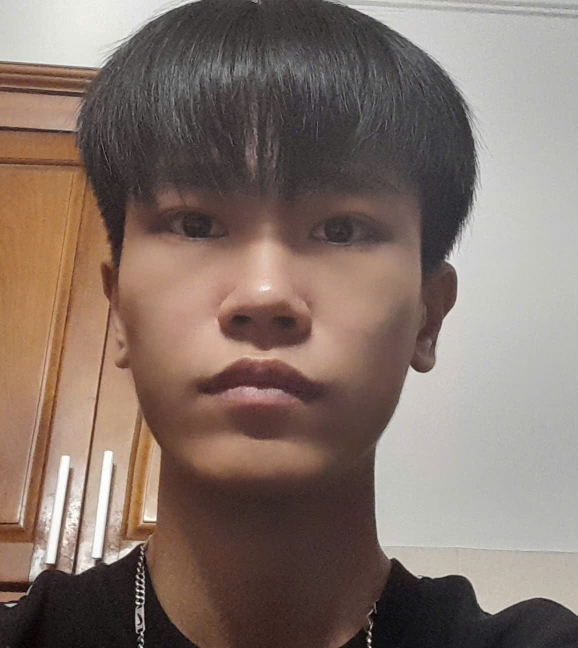
#> input picture dataset/DucDuy/ducduy1.jpg, 1155 x 1296 px, found by its file name (shown at 1/2 size); its folder holds only this picture in this run
$ python ndkm_image.py
#> lines starting #> are read from the running program, lines starting #| are printed output that depends on the picture
import os
import cv2
import numpy as np
from time import time
from sklearn.decomposition import PCA
from sklearn.svm import SVC
from sklearn.metrics import classification_report, confusion_matrix
from sklearn.model_selection import train_test_split
from sklearn.preprocessing import StandardScaler
import matplotlib.pyplot as plt
from sklearn.model_selection import GridSearchCV

# Đường dẫn dữ liệu
# dataset_path = "dataset/"
dataset_path = r"D:\Ki5\AI\TTNT_NHOM13\TTNT_NHOM13\dataset"
# Kích thước ảnh sau resize
resize_dim = (100, 100)

# Tham số PCA
n_components = 4  # Có thể thử nghiệm với các giá trị khác

# Khởi tạo Haar Cascade để phát hiện khuôn mặt
face_cascade = cv2.CascadeClassifier(cv2.data.haarcascades + "haarcascade_frontalface_default.xml")

def load_dataset_with_face_detection(dataset_path, resize_dim=(100, 100)):
#> called with resize_dim = (100, 100)
    X, Y, target_names = [], [], []
    label_count = 0
    missing_faces_count = 0

    print("\nLoading dataset with face detection...")
    for directory in os.listdir(dataset_path):
        dir_path = os.path.join(dataset_path, directory)
        if not os.path.isdir(dir_path):
            continue

        for file in os.listdir(dir_path):
            file_path = os.path.join(dir_path, file)
            try:
                img = cv2.imread(file_path)
#> img is the input picture: shape (1296, 1155, 3); mean B, G, R 106.8, 115.4, 132.1
                if img is None:
                    raise ValueError(f"Cannot read image: {file_path}")

                # Chuyển đổi sang ảnh xám và làm tăng độ sáng (Histogram Equalization)
                gray_img = cv2.cvtColor(img, cv2.COLOR_BGR2GRAY)
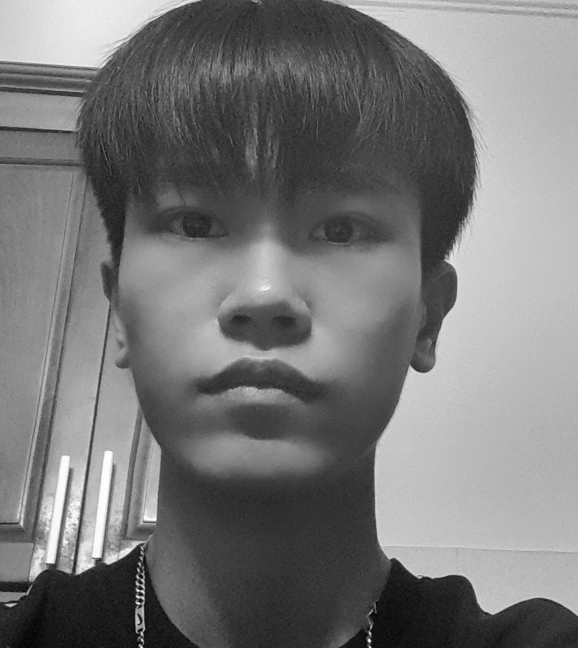
#> gray_img: shape (1296, 1155) (shown at 1/2 size); min 1, max 255, mean 119.4
                gray_img = cv2.equalizeHist(gray_img)
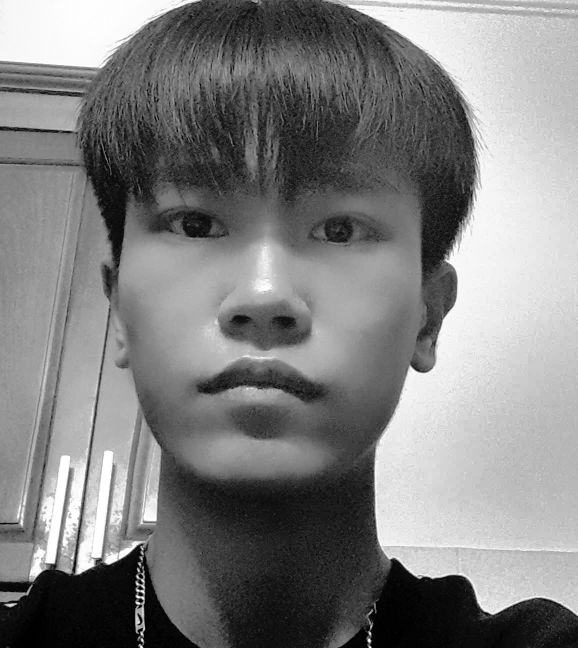
#> gray_img: shape (1296, 1155) (shown at 1/2 size); min 0, max 255, mean 128.3

                # Phát hiện khuôn mặt
                faces = face_cascade.detectMultiScale(gray_img, scaleFactor=1.1, minNeighbors=3, minSize=(40, 40))
#> faces = [[133, 152, 796, 796]]

                if len(faces) == 0:
                    missing_faces_count += 1
                    continue

                # Nếu phát hiện nhiều khuôn mặt, chọn khuôn mặt đầu tiên
                if len(faces) > 1:
                    print(f"Multiple faces detected in {file_path}. Only the first face will be used.")

                # Lấy khuôn mặt đầu tiên và resize
                (x, y, w, h) = faces[0]
#> x = 133; y = 152; w = 796; h = 796
                face = gray_img[y:y+h, x:x+w]
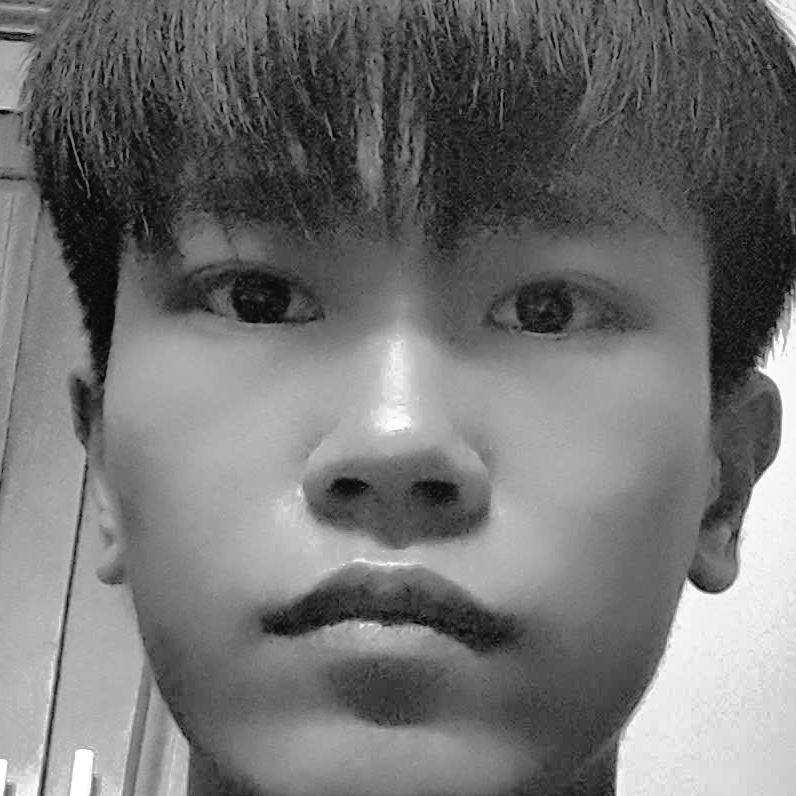
#> face: shape (796, 796); min 1, max 255, mean 114.2
                face = cv2.resize(face, resize_dim)
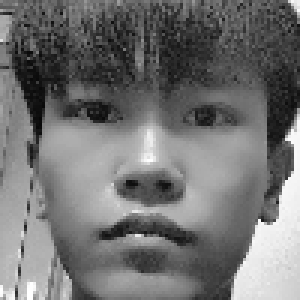
#> face: shape (100, 100) (shown 3 times larger); min 7, max 255, mean 114

                # Lưu dữ liệu (mỗi người một label duy nhất)
                X.append(face.flatten())
                Y.append(label_count)
            except Exception as e:
                print(f"Error processing {file_path}: {e}")

        # Lưu tên lớp (người)
        target_names.append(directory)
        label_count += 1
#> pass 2 of the loop in load_dataset_with_face_detection, `for directory in os.listdir(dataset_path):`:
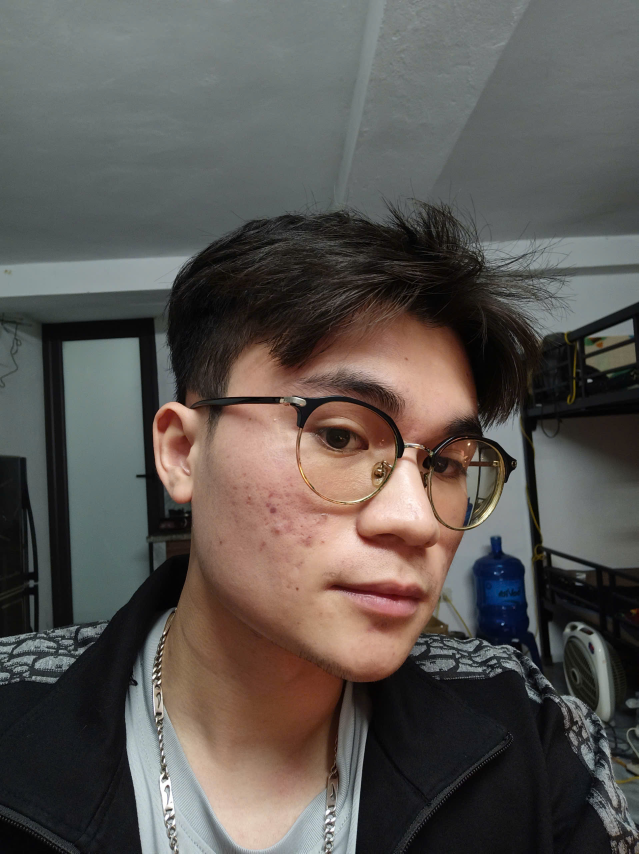
#> input picture dataset/QuangDuy/duy1.jpg, 1916 x 2560 px, found by its file name (shown at 1/3 size)
#> in load_dataset_with_face_detection, img is the input picture: shape (2560, 1916, 3); mean B, G, R 81.9, 85.9, 90.7
#> in load_dataset_with_face_detection, `gray_img = cv2.equalizeHist(gray_img)`:
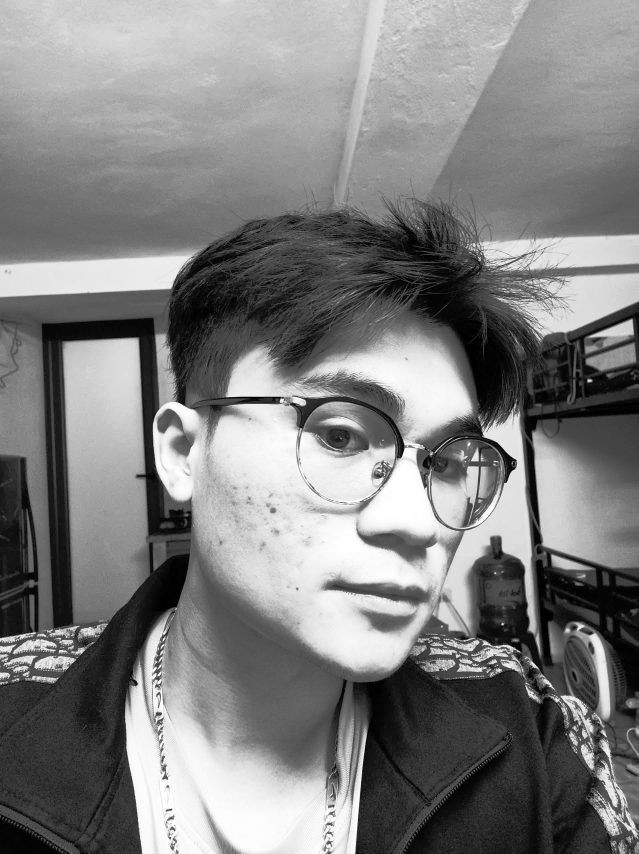
#> gray_img: shape (2560, 1916) (shown at 1/3 size); min 0, max 255, mean 128.4
#> faces = [[302, 2097, 66, 66], [679, 951, 1031, 1031]]
#> x = 302; y = 2097; w = 66
#> in load_dataset_with_face_detection, `face = gray_img[y:y+h, x:x+w]`:
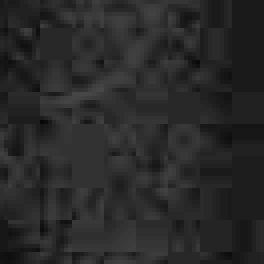
#> face: shape (66, 66) (shown 4 times larger); min 7, max 71, mean 40.9

    print(f"Skipped {missing_faces_count} images due to missing faces.")
    return np.array(X), np.array(Y), target_names

# Đọc dữ liệu
X, Y, target_names = load_dataset_with_face_detection(dataset_path, resize_dim=resize_dim)
#> Y = [0, 1]; target_names = ['DucDuy', 'QuangDuy']
n_classes = len(target_names)
#> n_classes = 2
print(f"Loaded {len(X)} samples from {n_classes} classes.")
#| Loaded 2 samples from 2 classes.

# Chia dữ liệu
X_train, X_test, y_train, y_test = train_test_split(X, Y, test_size=0.25, random_state=42)
#> y_train = [0]; y_test = [1]

# Chuẩn hóa dữ liệu trước PCA
print("\nNormalizing data...")
scaler = StandardScaler()
X_train_scaled = scaler.fit_transform(X_train)
X_test_scaled = scaler.transform(X_test)

# PCA
print("\nApplying PCA...")
t0 = time()
#> (the run stopped early here; a loop or call above may not have finished)
